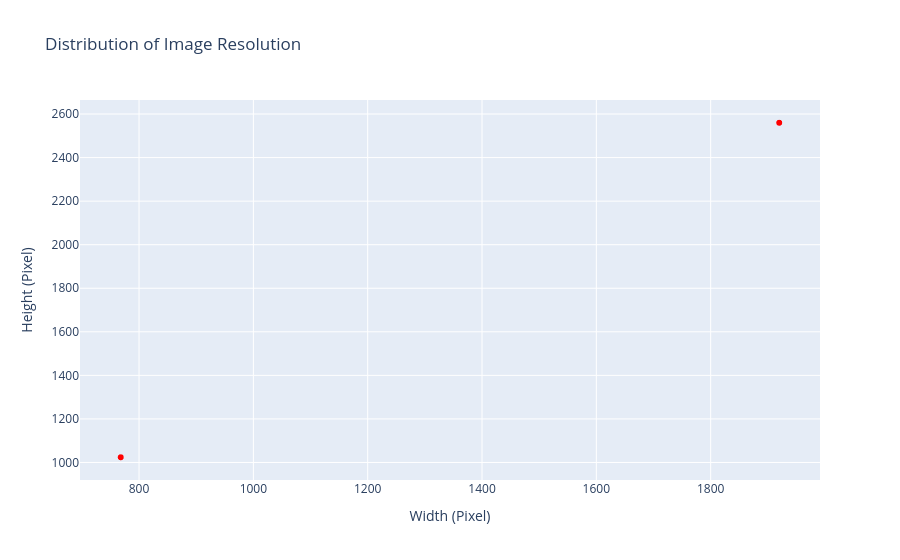

Here is the notebook cell this chart was saved with:
### Code cell
fig = px.scatter(x = resolutions[:,0], y = resolutions[:,1], title = "Distribution of Image Resolution")
fig.update_layout(
    xaxis_title = "Width (Pixel)",
    yaxis_title = "Height (Pixel)",
    showlegend = False,
    hovermode = "closest"
)
fig.update_traces(marker = dict(color="red"))
fig.show()

### Figure 1 — Plotly figure (JSON) as saved in the notebook; plotly's stock layout.template omitted (floating-point values rounded to 4 significant figures; data arrays with more than 128 entries replaced by an {"elided": "..."} marker saying what was removed)
{"data": [{"hovertemplate": "x=%{x}<br>y=%{y}<extra></extra>", "legendgroup": "", "marker": {"color": "red", "symbol": "circle"}, "mode": "markers", "name": "", "showlegend": false, "x": {"elided": "3242 int values"}, "xaxis": "x", "y": {"elided": "3242 int values"}, "yaxis": "y", "type": "scattergl"}], "layout": {"xaxis": {"anchor": "y", "domain": [0, 1], "title": {"text": "Width (Pixel)"}}, "yaxis": {"anchor": "x", "domain": [0, 1], "title": {"text": "Height (Pixel)"}}, "legend": {"tracegroupgap": 0}, "title": {"text": "Distribution of Image Resolution"}, "showlegend": false, "hovermode": "closest"}}
